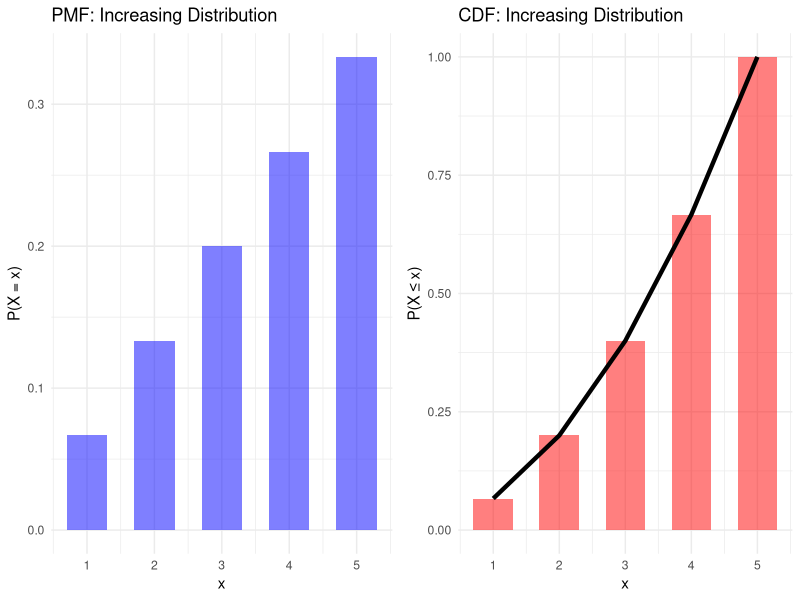
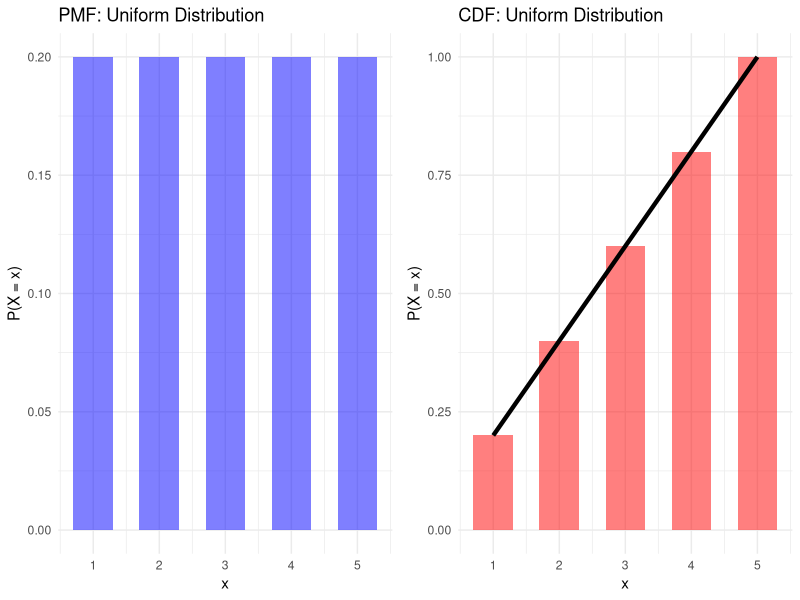
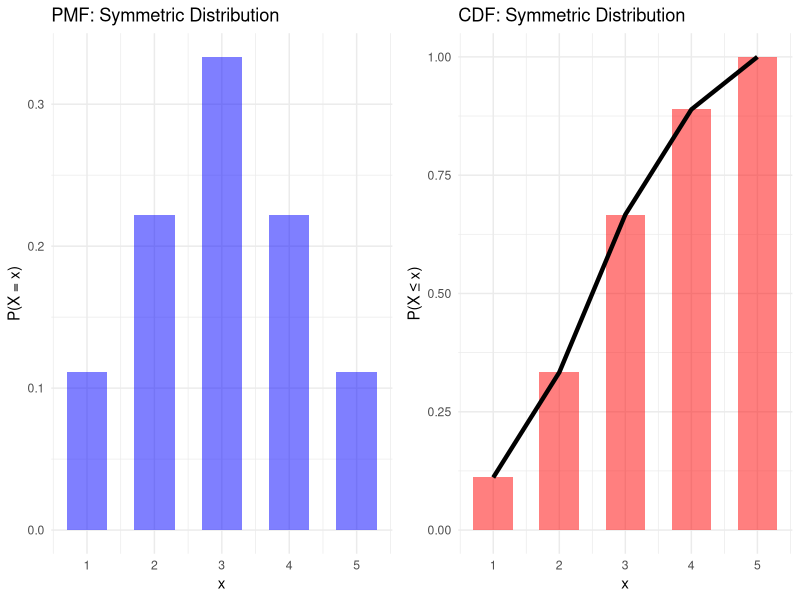

Recreate these plots in R, in order.
rm(list = ls())
library(ggplot2)
library(gridExtra)

support_x <- 1:5

pmf_1 <- data.frame(x = support_x, p =support_x/sum(support_x))
pmf_2 <- data.frame(x = support_x, p = c(1, 2, 3, 2, 1)/sum(c(1, 2, 3, 2, 1)))
pmf_3 <- data.frame(x = support_x, p = c(rep(1, 5))/5)

cdf_1 <- data.frame(cdf = cumsum(pmf_1$p))
cdf_2 <- data.frame(cdf = cumsum(pmf_2$p))
cdf_3 <- data.frame(cdf = cumsum(pmf_3$p))

rv_1 <- data.frame(pmf_1, cdf_1)
rv_2 <- data.frame(pmf_2, cdf_2)
rv_3 <- data.frame(pmf_3, cdf_3)


grid.arrange(
ggplot(rv_1, aes(x = x, y = p)) +
  geom_col(width = 0.6, alpha = 0.5, fill="blue") +
  labs(title = "PMF: Increasing Distribution",
       x = "x", y = "P(X = x)") +
  theme_minimal(),
ggplot(rv_1, aes(x = x, y = cdf)) +
  geom_col(width = 0.6, alpha = 0.5, fill="red") +
  geom_line(size = 1.5) +
  labs(title = "CDF: Increasing Distribution",
       x = "x", y = "P(X \u2264 x)") +
  theme_minimal(),
ncol=2
)

grid.arrange(
ggplot(rv_3, aes(x = x, y = p)) +
  geom_col(width = 0.6, alpha = 0.5, fill="blue") +
  labs(title = "PMF: Uniform Distribution",
       x = "x", y = "P(X = x)") +
  theme_minimal(),
ggplot(rv_3, aes(x = x, y = cdf)) +
  geom_col(width = 0.6, alpha = 0.5, fill="red") +
  geom_line(size = 1.5) +
  labs(title = "CDF: Uniform Distribution",
       x = "x", y = "P(X = x)") +
  theme_minimal(),
ncol = 2
)


grid.arrange(
  ggplot(rv_2, aes(x = x, y = p)) +
    geom_col(width = 0.6, alpha = 0.5, fill="blue") +
    labs(title = "PMF: Symmetric Distribution",
         x = "x", y = "P(X = x)") +
    theme_minimal(),
  ggplot(rv_2, aes(x = x, y = cdf)) +
    geom_col(width = 0.6, alpha = 0.5, fill="red") +
    geom_line(size = 1.5) +
    labs(title = "CDF: Symmetric Distribution",
         x = "x", y = "P(X \u2264 x)") +
    theme_minimal(),
  ncol=2
)
